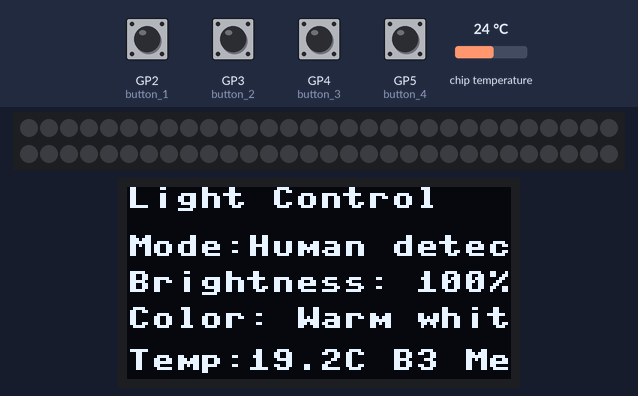
Bench run of a program on a simulated Raspberry Pi Pico running MicroPython. On the bench: 60 RGB LEDs in strip order, left to right, continuing on the next row, 128×64 one-colour display. The inputs (shaded band) are chosen by the test bench; at power-on: GP2 (button_1), GP3 (button_2), GP4 (button_3), GP5 (button_4) HIGH, chip temperature 24 °C. Dim RGB values are drawn brighter than linear; files the program writes start out absent; threads take turns every 2 ms; files that are not in the repository are absent; library files of the repository ran but are not shown: ssd1306.py; what the program prints to the serial console is not drawn.

Above: at 1.2 s.
1.3 s: GP2 (button_1) pulled LOW for 0.15 s
At 2.5 s:
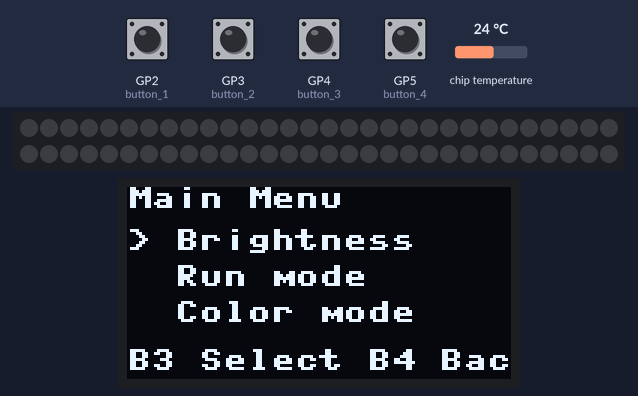
2.9 s: GP3 (button_2) pulled LOW for 0.15 s
At 3.8 s:
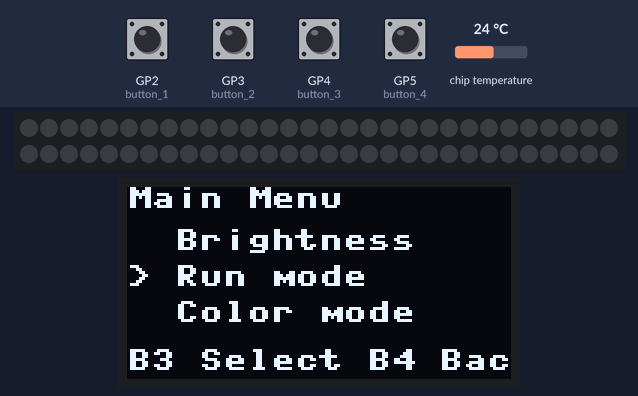
4.5 s: GP4 (button_3) pulled LOW for 0.15 s
At 5.7 s:
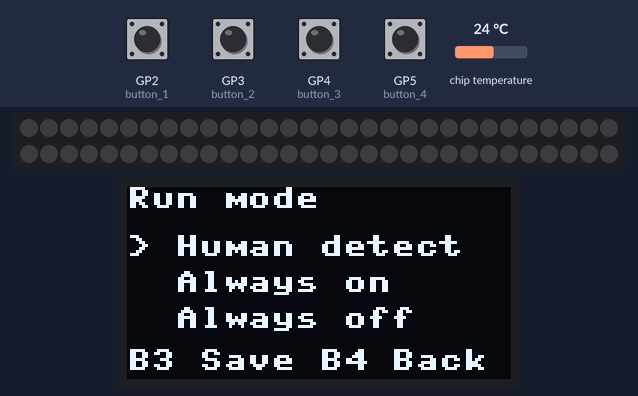
6.1 s: GP2 (button_1) pulled LOW for 1 s
At 7.4 s:
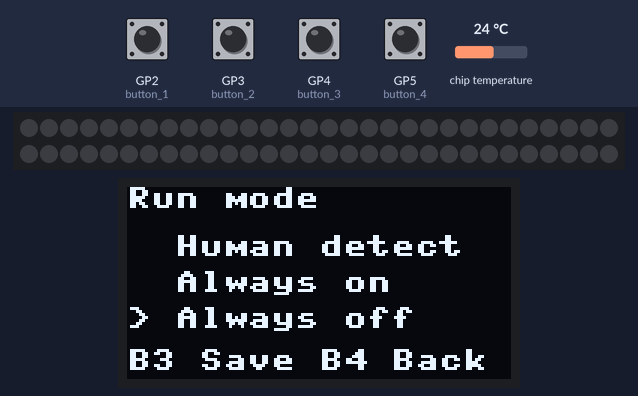
8.6 s: GP2 (button_1) pulled LOW for 0.15 s
At 9.3 s:
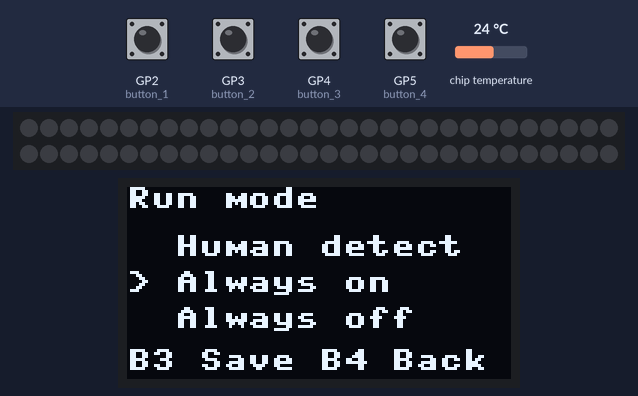
10.2 s: GP4 (button_3) pulled LOW for 1 s
At 10.69 s:
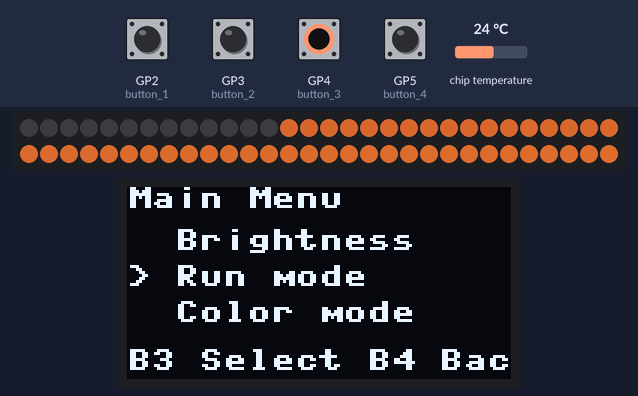
Timing chart, 0 to 13.2 s (numbered marks = the images above; inputs shaded):
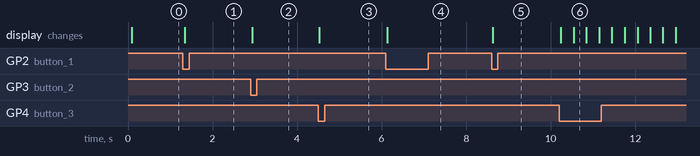

The program:

main.py
```python
import machine
import neopixel
import math
import mp_time as time
import _thread
import os
import ujson
from ssd1306 import SSD1306_I2C
from ir_buttons import (
    IR_NONE,
    IR_POWER,
    IR_MENU,
    IR_PLUS,
    IR_MINUS,
    IR_LEFT,
    IR_RIGHT,
    IR_PLAY,
    IR_BACK,
    IR_1,
    IR_2,
    IR_3,
    IR_4,
)
import gc

gc.collect()  # Force garbage collection at startup
# from irrecvdata import irGetCMD

machine.freq(200000000)

# Constants
PIN_LED = 15
NUM_LEDS = 60
OLED_SDA = 6
OLED_SCL = 7
OLED_I2C_FREQ = 400000
OLED_CONTRAST = 160
ADC_PIN = 4
BUTTON_1 = 2
BUTTON_2 = 3
BUTTON_3 = 4
BUTTON_4 = 5

# Pins
# recvPin = irGetCMD(26)    # Moved to second pico
button_1 = machine.Pin(BUTTON_1, machine.Pin.IN, machine.Pin.PULL_UP)
button_2 = machine.Pin(BUTTON_2, machine.Pin.IN, machine.Pin.PULL_UP)
button_3 = machine.Pin(BUTTON_3, machine.Pin.IN, machine.Pin.PULL_UP)
button_4 = machine.Pin(BUTTON_4, machine.Pin.IN, machine.Pin.PULL_UP)

# UART0
uart0 = machine.UART(0, baudrate=115200, tx=machine.Pin(0), rx=machine.Pin(1))
# Temperature Sensor
sensor = machine.ADC(ADC_PIN)


def ReadTemperature():
    adc_value = sensor.read_u16()
    volt = (3.3 / 65535) * adc_value
    temperature = 27 - (volt - 0.706) / 0.001721
    return round(temperature, 1)


# Display and LED setup
led = neopixel.NeoPixel(machine.Pin(PIN_LED), NUM_LEDS, bpp=3)
i2c_1 = machine.I2C(
    1,
    sda=machine.Pin(OLED_SDA),
    scl=machine.Pin(OLED_SCL),
    freq=OLED_I2C_FREQ,
)
oled = SSD1306_I2C(128, 64, i2c_1)
oled.contrast(OLED_CONTRAST)
oled.fill(0)
oled.show()

humansensor_read = machine.Pin(14, machine.Pin.IN)

# Shared variables
persist_multiplier = 0
brightness = 1
color_mode = 0

CONFIG_FILE = "light_config.json"
CONFIG_TEMP_FILE = "light_config.tmp"

SCREEN_TIMEOUT_MS = 15000
SCREEN_STATUS_REFRESH_MS = 1000
SCREEN_ERROR_RETRY_MS = 1000
UI_HOME = 0
UI_MAIN_MENU = 1
UI_BRIGHTNESS = 2
UI_RUN_MODE = 3
UI_COLOR_MODE = 4

# Keep names short enough for the 128-pixel OLED.  The first entry preserves
# the original warm-white animation as the default.
COLOR_MODES = (
    "Warm white",
    "Soft white",
    "Daylight",
    "Red",
    "Green",
    "Blue",
    "Cyan",
    "Magenta",
    "Yellow",
    "Orange",
    "Purple",
    "Pink",
    "Breathing",
    "Rainbow wave",
    "Rainbow cycle",
    "Color chase",
    "Theater chase",
    "Comet",
    "Twinkle",
    "Fire",
    "Ocean wave",
    "Forest wave",
    "Police",
    "Color wipe",
)


def load_config():
    """Load saved settings, keeping safe defaults if the file is invalid."""
    global brightness, persist_multiplier, color_mode

    for filename in (CONFIG_FILE, CONFIG_TEMP_FILE):
        try:
            with open(filename, "r") as config_file:
                config = ujson.load(config_file)

            saved_brightness = config.get("brightness")
            saved_run_mode = config.get("run_mode")
            saved_color_mode = config.get("color_mode")
            if not isinstance(saved_brightness, (int, float)):
                raise ValueError("invalid brightness")
            if not 0.05 <= saved_brightness <= 1:
                raise ValueError("brightness out of range")
            if saved_run_mode not in (0, 1, 2):
                raise ValueError("invalid run mode")
            if not isinstance(saved_color_mode, int):
                raise ValueError("invalid color mode")
            if not 0 <= saved_color_mode < len(COLOR_MODES):
                raise ValueError("color mode out of range")

            brightness = round(saved_brightness, 2)
            persist_multiplier = saved_run_mode
            color_mode = saved_color_mode
            print("Loaded settings from", filename)
            return
        except OSError:
            pass
        except (ValueError, TypeError) as error:
            print("Ignoring invalid settings in", filename, ":", error)


def save_config():
    """Save committed settings using a temporary file for safer updates."""
    config = {
        "brightness": brightness,
        "run_mode": persist_multiplier,
        "color_mode": color_mode,
    }
    try:
        try:
            os.remove(CONFIG_TEMP_FILE)
        except OSError:
            pass
        with open(CONFIG_TEMP_FILE, "w") as config_file:
            ujson.dump(config, config_file)

        try:
            os.remove(CONFIG_FILE)
        except OSError:
            pass
        os.rename(CONFIG_TEMP_FILE, CONFIG_FILE)
        print("Settings saved")
        return True
    except OSError as error:
        print("Error saving settings:", error)
        return False


load_config()

STATIC_COLORS = (
    (255, 170, 80),   # Soft white
    (210, 230, 255),  # Daylight
    (255, 0, 0),
    (0, 255, 0),
    (0, 0, 255),
    (0, 255, 255),
    (255, 0, 255),
    (255, 220, 0),
    (255, 80, 0),
    (145, 0, 255),
    (255, 20, 100),
)

IR_COMMANDS = (
    IR_POWER,
    IR_MENU,
    IR_PLUS,
    IR_MINUS,
    IR_LEFT,
    IR_RIGHT,
    IR_PLAY,
    IR_BACK,
    IR_1,
    IR_2,
    IR_3,
    IR_4,
)

# UI state is written by the button core and read by the display core. Each
# assignment is atomic on MicroPython, and ui_revision requests a redraw.
screen_on = True
last_ui_action_time = time.ticks_ms()
ui_view = UI_HOME
main_menu_index = 0
brightness_draft = brightness
run_mode_draft = persist_multiplier
color_mode_draft = color_mode
ui_revision = 0


def handle_ui_button(button_number):
    """Handle one UI button press. Returns True when the press only wakes OLED."""
    global screen_on, last_ui_action_time, ui_view, main_menu_index
    global brightness_draft, run_mode_draft, brightness, persist_multiplier
    global color_mode, color_mode_draft, ui_revision

    last_ui_action_time = time.ticks_ms()
    if not screen_on:
        screen_on = True
        ui_revision += 1
        return True

    if ui_view == UI_HOME:
        if button_number in (1, 2, 3):
            ui_view = UI_MAIN_MENU
            if button_number == 2:
                main_menu_index = 1

    elif ui_view == UI_MAIN_MENU:
        if button_number == 1:
            main_menu_index = (main_menu_index - 1) % 3
        elif button_number == 2:
            main_menu_index = (main_menu_index + 1) % 3
        elif button_number == 3:
            if main_menu_index == 0:
                brightness_draft = brightness
                ui_view = UI_BRIGHTNESS
            elif main_menu_index == 1:
                run_mode_draft = persist_multiplier
                ui_view = UI_RUN_MODE
            else:
                color_mode_draft = color_mode
                ui_view = UI_COLOR_MODE
        elif button_number == 4:
            ui_view = UI_HOME

    elif ui_view == UI_BRIGHTNESS:
        if button_number == 1:
            brightness_draft = round(min(1, brightness_draft + 0.05), 2)
        elif button_number == 2:
            brightness_draft = round(max(0.05, brightness_draft - 0.05), 2)
        elif button_number == 3:
            brightness = brightness_draft
            save_config()
            ui_view = UI_MAIN_MENU
            print("Brightness:", int(brightness * 100), "%")
        elif button_number == 4:
            brightness_draft = brightness
            ui_view = UI_MAIN_MENU

    elif ui_view == UI_RUN_MODE:
        if button_number == 1:
            run_mode_draft = (run_mode_draft - 1) % 3
        elif button_number == 2:
            run_mode_draft = (run_mode_draft + 1) % 3
        elif button_number == 3:
            persist_multiplier = run_mode_draft
            save_config()
            ui_view = UI_MAIN_MENU
            print("Run mode:", mode_name(persist_multiplier))
        elif button_number == 4:
            run_mode_draft = persist_multiplier
            ui_view = UI_MAIN_MENU

    elif ui_view == UI_COLOR_MODE:
        if button_number == 1:
            color_mode_draft = (color_mode_draft - 1) % len(COLOR_MODES)
        elif button_number == 2:
            color_mode_draft = (color_mode_draft + 1) % len(COLOR_MODES)
        elif button_number == 3:
            color_mode = color_mode_draft
            save_config()
            ui_view = UI_MAIN_MENU
            print("Color mode:", COLOR_MODES[color_mode])
        elif button_number == 4:
            color_mode_draft = color_mode
            ui_view = UI_MAIN_MENU

    ui_revision += 1
    return True


def mode_name(mode):
    if mode == 1:
        return "Always on"
    if mode == 2:
        return "Always off"
    return "Human detect"


def draw_ui(temperature):
    """Draw the current UI into the framebuffer; caller sends it with show()."""
    oled.fill(0)

    if ui_view == UI_HOME:
        oled.text("Light Control", 0, 0)
        oled.text("Mode:", 0, 16)
        oled.text(mode_name(persist_multiplier), 40, 16)
        oled.text("Brightness: " + str(round(brightness * 100)) + "%", 0, 28)
        oled.text("Color: " + COLOR_MODES[color_mode], 0, 40)
        oled.text("Temp:" + str(temperature) + "C B3 Menu", 0, 54)

    elif ui_view == UI_MAIN_MENU:
        oled.text("Main Menu", 0, 0)
        oled.text(("> " if main_menu_index == 0 else "  ") + "Brightness", 0, 14)
        oled.text(("> " if main_menu_index == 1 else "  ") + "Run mode", 0, 26)
        oled.text(("> " if main_menu_index == 2 else "  ") + "Color mode", 0, 38)
        oled.text("B3 Select B4 Back", 0, 54)

    elif ui_view == UI_BRIGHTNESS:
        oled.text("Brightness", 0, 0)
        oled.text(str(round(brightness_draft * 100)) + "%", 48, 20)
        oled.text("B1 +     B2 -", 0, 38)
        oled.text("B3 Save B4 Back", 0, 54)

    elif ui_view == UI_RUN_MODE:
        oled.text("Run mode", 0, 0)
        modes = ("Human detect", "Always on", "Always off")
        for index in range(3):
            marker = "> " if run_mode_draft == index else "  "
            oled.text(marker + modes[index], 0, 16 + index * 12)
        oled.text("B3 Save B4 Back", 0, 54)

    elif ui_view == UI_COLOR_MODE:
        oled.text("Color mode", 0, 0)
        oled.text(
            str(color_mode_draft + 1) + "/" + str(len(COLOR_MODES)),
            88,
            0,
        )
        oled.text(COLOR_MODES[color_mode_draft], 0, 22)
        oled.text("B1 Prev  B2 Next", 0, 40)
        oled.text("B3 Save B4 Back", 0, 54)


def button_control():
    ir_value = IR_NONE
    uart_buffer = ""
    last_button_time = 0
    debounce_time = 200  # ms
    buttons = (
        (button_1, 1),
        (button_2, 2),
        (button_3, 3),
        (button_4, 4),
    )
    remote_buttons = {
        # Previous / increase
        IR_LEFT: 1,
        IR_PLUS: 1,
        IR_1: 1,
        # Next / decrease
        IR_RIGHT: 2,
        IR_MINUS: 2,
        IR_2: 2,
        # Open / select / save
        IR_PLAY: 3,
        IR_MENU: 3,
        IR_3: 3,
        # Back / cancel
        IR_BACK: 4,
        IR_POWER: 4,
        IR_4: 4,
    }
    previous_values = [button.value() for button, _ in buttons]

    while True:
        current_time = time.ticks_ms()

        # Preserve partial UART reads; UART data may arrive in several chunks.
        if uart0.any():
            try:
                chunk = uart0.read()
                if chunk:
                    uart_buffer = (uart_buffer + chunk.decode().lower())[-64:]
                    for command in IR_COMMANDS:
                        if command in uart_buffer:
                            print("UART0 IR command:", command)
                            ir_value = command
                            uart_buffer = ""
                            break
            except UnicodeDecodeError:
                uart_buffer = ""

        current_values = [button.value() for button, _ in buttons]
        pressed_button = remote_buttons.get(ir_value)

        # Trigger physical buttons only on the pressed edge. This prevents a
        # held mode button from toggling repeatedly every debounce interval.
        if pressed_button is None:
            for index, (_, button_number) in enumerate(buttons):
                if previous_values[index] == 1 and current_values[index] == 0:
                    pressed_button = button_number
                    break

        if time.ticks_diff(current_time, last_button_time) > debounce_time:
            if pressed_button is not None and handle_ui_button(pressed_button):
                last_button_time = current_time
                ir_value = IR_NONE

        previous_values = current_values
        time.sleep_ms(10)


def color_wheel(position):
    """Return a full-brightness RGB color for a wheel position from 0 to 255."""
    position %= 256
    if position < 85:
        return (255 - position * 3, position * 3, 0)
    if position < 170:
        position -= 85
        return (0, 255 - position * 3, position * 3)
    position -= 170
    return (position * 3, 0, 255 - position * 3)


def scaled_color(color, level=1):
    scale = brightness * level
    return (
        int(color[0] * scale),
        int(color[1] * scale),
        int(color[2] * scale),
    )


def render_color_mode(frame, led_buffer):
    """Render the selected color mode into the reusable LED buffer."""
    mode = color_mode
    phase = frame // 4

    if mode == 0:  # Original warm-white moving/breathing effect
        breath = 0.8 + 0.2 * math.sin(frame * math.pi / 400)
        color = scaled_color((
            235 - 20 * math.sin(frame * math.pi / 250),
            100 - 20 * math.sin(frame * math.pi / 200),
            59 + 10 * math.sin(frame * math.pi / 300),
        ), breath)
        for i in range(NUM_LEDS - 1):
            led_buffer[i] = led_buffer[i + 1]
        led_buffer[-1] = color
    elif 1 <= mode <= 11:
        color = scaled_color(STATIC_COLORS[mode - 1])
        for i in range(NUM_LEDS):
            led_buffer[i] = color
    elif mode == 12:  # Breathing
        level = 0.12 + 0.88 * (math.sin(frame * math.pi / 250) + 1) / 2
        color = scaled_color((80, 120, 255), level)
        for i in range(NUM_LEDS):
            led_buffer[i] = color
    elif mode in (13, 14):  # Rainbow wave / rainbow cycle
        spread = 256 // NUM_LEDS if mode == 13 else 0
        for i in range(NUM_LEDS):
            led_buffer[i] = scaled_color(color_wheel(phase + i * spread))
    elif mode == 15:  # Color chase
        for i in range(NUM_LEDS):
            led_buffer[i] = scaled_color(
                color_wheel(phase * 3 + i * 20) if (i + phase) % 5 == 0
                else (0, 0, 0)
            )
    elif mode == 16:  # Theater chase
        color = scaled_color(color_wheel(phase))
        for i in range(NUM_LEDS):
            led_buffer[i] = color if (i + phase) % 3 == 0 else (0, 0, 0)
    elif mode == 17:  # Comet
        head = phase % (NUM_LEDS + 12)
        for i in range(NUM_LEDS):
            distance = head - i
            level = (12 - distance) / 12 if 0 <= distance < 12 else 0
            led_buffer[i] = scaled_color((80, 180, 255), level)
    elif mode == 18:  # Deterministic twinkle, no random-module allocation
        for i in range(NUM_LEDS):
            sparkle = ((i * 37 + phase * 13) % 101) < 4
            led_buffer[i] = scaled_color((220, 235, 255), 1 if sparkle else 0.04)
    elif mode == 19:  # Fire
        for i in range(NUM_LEDS):
            flicker = (i * 29 + phase * 17 + (i * phase) % 31) % 100
            led_buffer[i] = scaled_color((255, 25 + flicker, flicker // 8))
    elif mode in (20, 21):  # Ocean wave / forest wave
        base = (0, 90, 255) if mode == 20 else (0, 210, 55)
        for i in range(NUM_LEDS):
            level = 0.35 + 0.65 * (
                math.sin((i * 12 + phase * 3) * math.pi / 128) + 1
            ) / 2
            led_buffer[i] = scaled_color(base, level)
    elif mode == 22:  # Police
        first_color = (255, 0, 0) if (phase // 8) % 2 == 0 else (0, 0, 255)
        second_color = (0, 0, 255) if first_color[0] else (255, 0, 0)
        for i in range(NUM_LEDS):
            led_buffer[i] = scaled_color(
                first_color if i < NUM_LEDS // 2 else second_color
            )
    else:  # Color wipe
        wipe_position = phase % (NUM_LEDS * 3)
        wipe_color = color_wheel((phase // NUM_LEDS) * 85)
        for i in range(NUM_LEDS):
            led_buffer[i] = scaled_color(wipe_color) if i <= wipe_position % NUM_LEDS else (0, 0, 0)


def led_loop():
    global persist_multiplier, brightness, screen_on
    t = 0
    previous_state = -1  # Track previous state
    rendered_ui_revision = -1
    last_display_refresh = time.ticks_ms()
    last_display_error = None
    display_powered = True
    led_buffer = [(0, 0, 0)] * NUM_LEDS  # Pre-allocate buffer

    while True:
        try:
            temperature = ReadTemperature() - 5
            human_detected = humansensor_read.value() == 1
        except Exception as e:
            print("Error reading sensors:", e)
            time.sleep_ms(100)
            continue

        current_state = (
            human_detected and persist_multiplier == 0
        ) or persist_multiplier == 1
        state_changed = previous_state != current_state

        if screen_on and time.ticks_diff(
            time.ticks_ms(), last_ui_action_time
        ) >= SCREEN_TIMEOUT_MS:
            screen_on = False

        # A display failure must not prevent the lights from operating or cause
        # a tight I2C retry loop that can keep a failing bus continuously busy.
        display_retry_ready = (
            last_display_error is None
            or time.ticks_diff(time.ticks_ms(), last_display_error)
            >= SCREEN_ERROR_RETRY_MS
        )
        if display_retry_ready:
            try:
                if not screen_on and display_powered:
                    oled.poweroff()
                    display_powered = False
                elif screen_on:
                    if not display_powered:
                        oled.poweron()
                        display_powered = True
                        rendered_ui_revision = -1

                    refresh_due = time.ticks_diff(
                        time.ticks_ms(), last_display_refresh
                    ) >= SCREEN_STATUS_REFRESH_MS
                    if (
                        state_changed
                        or rendered_ui_revision != ui_revision
                        or (ui_view == UI_HOME and refresh_due)
                    ):
                        draw_ui(temperature)
                        oled.show()
                        rendered_ui_revision = ui_revision
                        last_display_refresh = time.ticks_ms()
                last_display_error = None
            except Exception as e:
                last_display_error = time.ticks_ms()
                print("Error updating display:", e)

        try:
            if current_state:  # Human detected or always on
                render_color_mode(t, led_buffer)
                for i in range(NUM_LEDS):
                    led[i] = led_buffer[i]
            elif not (t % 5) or state_changed:
                for i in range(NUM_LEDS):
                    led[i] = (0, 0, 0)
            led.write()
        except Exception as e:
            print("Error updating LEDs:", e)

        previous_state = current_state

        # Add periodic garbage collection in your main loop
        if t % 1000 == 0:
            gc.collect()
        t += 1

        time.sleep_ms(2)


# Start the second core for button control
_thread.start_new_thread(led_loop, ())


# Run main loop on core 0
button_control()
```

Source omitted: mp_time.py (465 bytes), ir_buttons.py (411 bytes)

Measured:
- after the input at 1.3 s, the display: changes at once (image 1)
- after the input at 2.9 s, the display: changes at once (image 2)
- after the input at 4.5 s, the display: changes at once (image 3)
- after the input at 6.1 s, the display: changes at once (image 4)
- after the input at 8.6 s, the display: changes at once (image 5)
- after the input at 10.2 s, the display: first changes at once (image 6 shows a later state)
